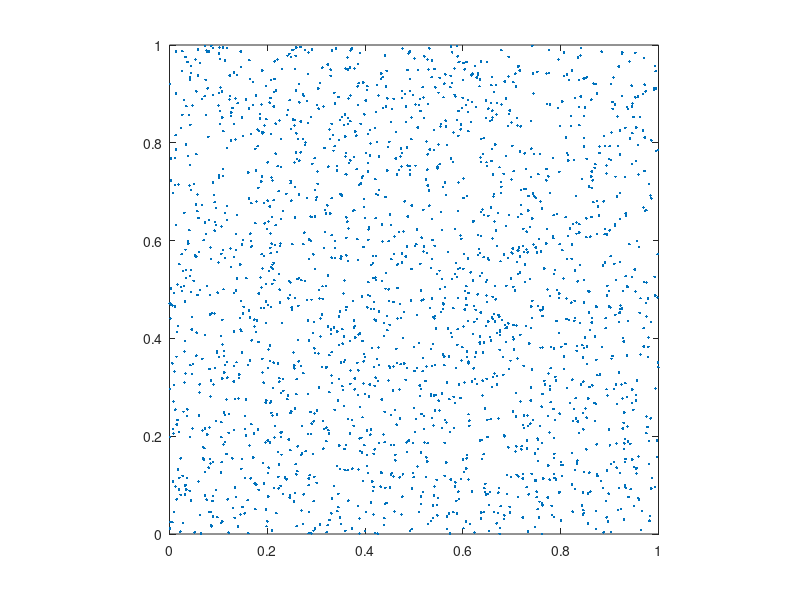

Recreate this plot in MATLAB. (Note: this script raises an error after producing the figure.)
%% Basic Settings.
clear;
close all;
warning off;

p = 5;

tol_hss = 1e-5;

fprintf("tol_hss: %.1e\n", tol_hss);

%% Generate points x and omega.
n = 2^p;
nx = n;
ny = n;
N = nx * ny;
M = 2 * N;

x = rand(M, 2);

fprintf("M: %d, N: %d\n", M, N);

figure();
plot(x(:, 1), x(:, 2), "Marker", ".", "LineStyle", "none");
axis equal;
xlim([0, 1]);
ylim([0, 1]);

%% NUDFT2_Matrix.
A = NUDFT2_2D_Matrix(x, nx, ny);
kappa_A = cond(A);
fprintf("cond(A): %.1e\n", kappa_A);

%% NUDFT2.
min_points = p * n;
fprintf("min_points: %d\n", min_points);

tic;
A = NUDFT2_2D(nx, ny);
A.Construct_ID_Proxy(x, min_points, tol_hss);
t_construct = toc;
fprintf("Construct time: %.1e\n", t_construct);

r = A.Rank();
fprintf("HSS rank: %d\n", r);

mem_exact = M * N;
mem = A.Storage();
fprintf("Memory (GB): %.1e\n", double_to_gb(mem));
mem_ratio = mem / mem_exact;
fprintf("Mem ratio: %.1e\n", mem_ratio);

%% Apply.
u_ex = randn(N, 1) + randn(N, 1) * 1i;

tic;
f_nufft = MY_NUFFT2_2D(u_ex, x, nx, ny);
t_nufft = toc;
fprintf("NUFFT time: %.1e\n", t_nufft);

tic;
f = A.Apply(u_ex);
t_apply = toc;
fprintf("Apply time: %.1e\n", t_apply);

df = f - f_nufft;
rel_err = norm(df) / norm(f_nufft);
fprintf("Rel err: %.1e\n", rel_err);

%% URV Factorization.
tic;
A.URV_Factor();
t_factor = toc;
fprintf("Factor time: %.1e\n", t_factor);

%% MRI Reconstruction.
P = phantom('Modified Shepp-Logan', n);
u_ex = reshape(P, N, []);
f_nufft = MY_NUFFT2_2D(u_ex, x, nx, ny);

tic;
u_solve = A.URV_Solve(f_nufft);
t_solve = toc;
fprintf("Solve time: %.1e\n", t_solve);
u_solve = real(u_solve);

r = f_nufft - MY_NUFFT2_2D(u_solve, x, nx, ny);
rel_res = norm(r) / norm(f_nufft);
fprintf("Rel res: %e\n", rel_res);

e = u_ex - u_solve;
rel_acc = norm(e) / norm(u_ex);
fprintf("Rel acc: %.1e\n", rel_acc);

P_reconstruct = reshape(u_solve, n, n);

figure;
subplot(1, 2, 1);
imagesc(P);
colormap gray;
axis image;
axis off;
title('Original Shepp-Logan Phantom', 'FontSize', 12);
colorbar;
subplot(1, 2, 2);
imagesc(P_reconstruct);
colormap gray;
axis image;
axis off;
title('Reconstructed Phantom', 'FontSize', 12);
colorbar;
sgtitle('Reconstruction Comparison', ...
    'FontSize', 14, 'FontWeight', 'bold');
